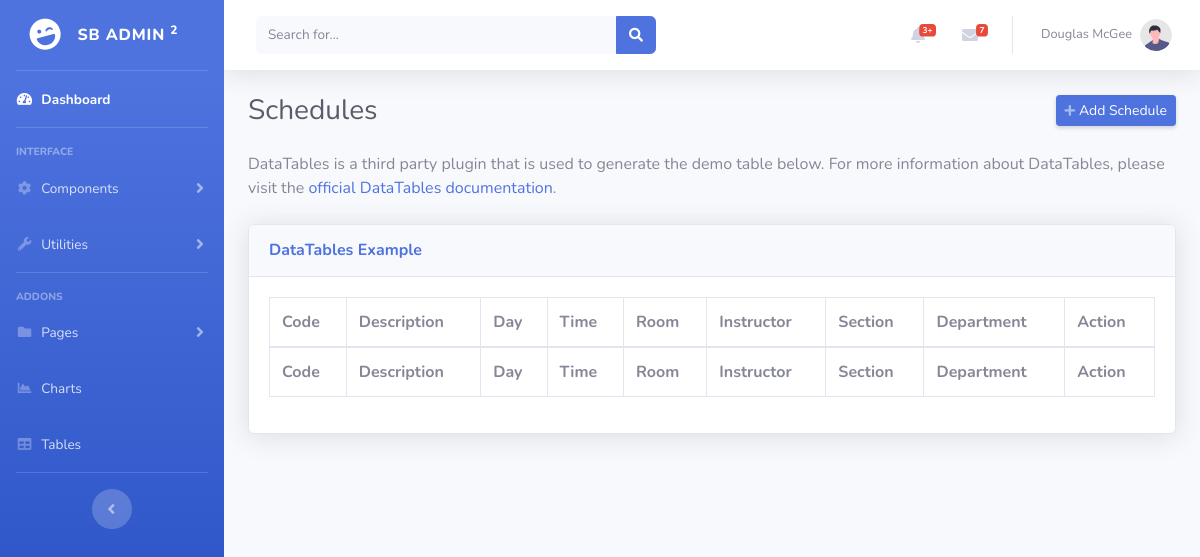
/admin/sched-table.php, run on an earlier commit of the app's database.
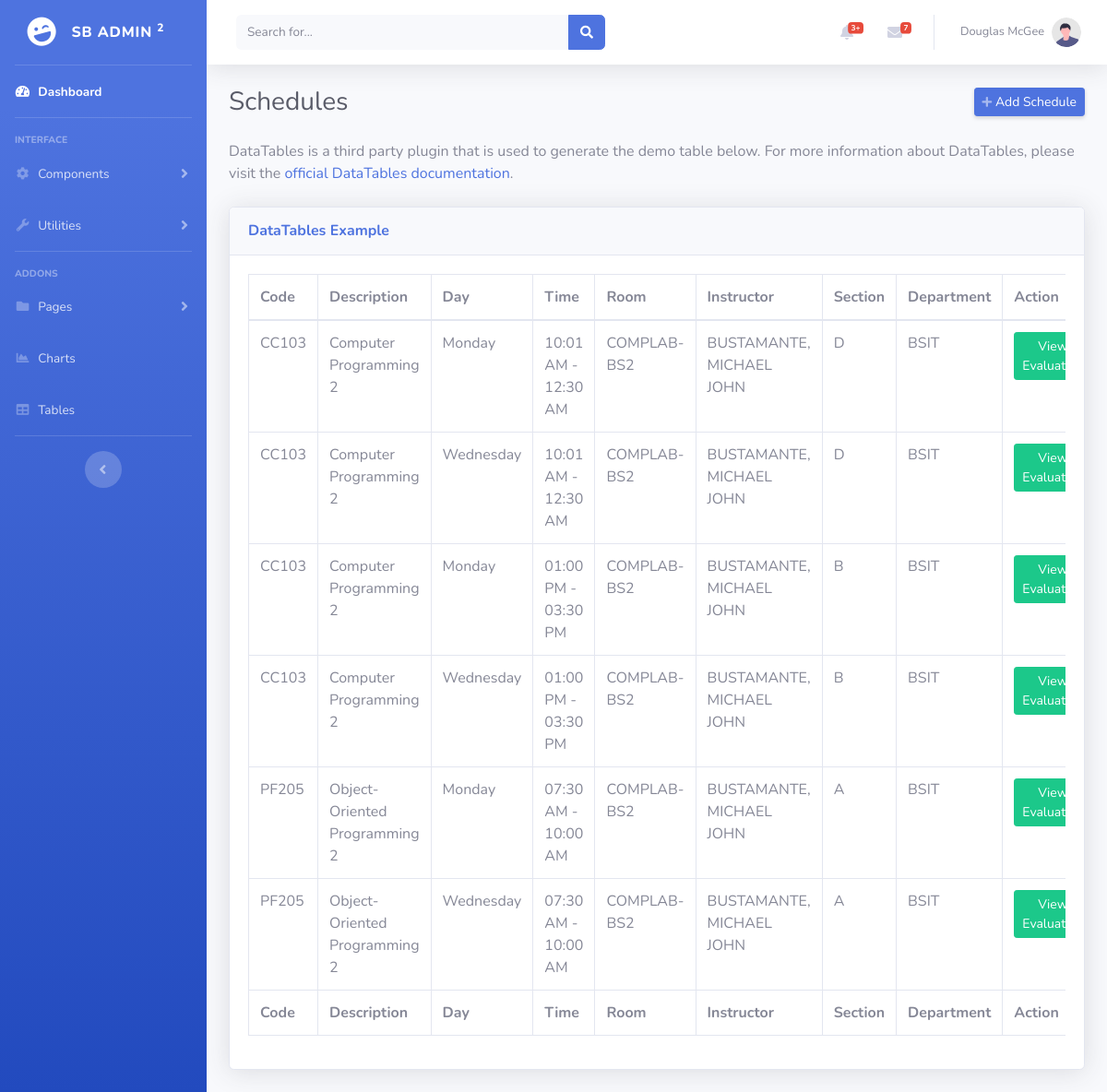
And on a later commit of the database.
### tables this page shows
CREATE TABLE `tbl_sched` (
  `sched_id` int(10) NOT NULL,
  `sy_id` int(10) NOT NULL,
  `sem_id` int(10) NOT NULL,
  `ins_id` int(10) NOT NULL,
  `sbj_id` int(50) NOT NULL,
  `day_id` int(10) NOT NULL,
  `yr_id` int(10) NOT NULL,
  `sec_id` int(10) NOT NULL,
  `start_time` time NOT NULL,
  `end_time` time NOT NULL,
  `room_id` int(10) NOT NULL,
  `course_id` int(10) NOT NULL
);

CREATE TABLE `tbl_subject` (
  `sbj_id` int(10) NOT NULL,
  `sbj_code` varchar(20) NOT NULL,
  `sbj_desc` varchar(300) NOT NULL,
  `lab_units` int(10) NOT NULL,
  `lec_units` int(10) NOT NULL
);

CREATE TABLE `tbl_day` (
  `day_id` int(10) NOT NULL,
  `day_desc` varchar(50) NOT NULL
);

CREATE TABLE `tbl_room` (
  `room_id` int(10) NOT NULL,
  `room_desc` varchar(50) NOT NULL
);

CREATE TABLE `tbl_instructor` (
  `ins_id` int(10) NOT NULL,
  `ins_name` varchar(50) NOT NULL,
  `ins_dept` varchar(50) NOT NULL,
  `ins_status` varchar(20) NOT NULL
);

CREATE TABLE `tbl_section` (
  `sec_id` int(10) NOT NULL,
  `sec_desc` varchar(5) NOT NULL
);

CREATE TABLE `tbl_course` (
  `course_id` int(20) NOT NULL,
  `course_code` varchar(20) NOT NULL,
  `course_desc` varchar(200) NOT NULL
);

### admin/sched-table.php (the view, shortened to what this page needs)
<?php
include_once '../templates/header.php';
?>
                <div class="container-fluid">
                <div class="d-sm-flex align-items-center justify-content-between mb-4">
                        <h1 class="h3 mb-0 text-gray-800">Schedules</h1>
                        <a href="add-sched.php" class="d-none d-sm-inline-block btn btn-sm btn-primary shadow-sm"><i
                                class="fas fa-plus fa-sm text-white-50"></i> Add Schedule</a>
                    </div>
                    <p class="mb-4">DataTables is a third party plugin that is used to generate the demo table below.
                        For more information about DataTables, please visit the <a target="_blank"
                            href="https://datatables.net">official DataTables documentation</a>.</p>
                    <div class="card shadow mb-4">
                        <div class="card-header py-3">
                            <h6 class="m-0 font-weight-bold text-primary">DataTables Example</h6>
                        </div>
                        <div class="card-body">
                            <div class="table-responsive">
                                <table class="table table-bordered" id="dataTable" width="100%" cellspacing="0">
                                    <thead>
                                        <tr>
                                        <th>Code</th>
                                        <th>Description</th>
                                        <th>Day</th>
                                        <th>Time</th>
                                        <th>Room</th>
                                        <th>Instructor</th>
                                        <th>Section</th>
                                        <th>Department</th>
                                        <th>Action</th>
                                        </tr>
                                    </thead>
                                    <tfoot>
                                        <tr>
                                        <th>Code</th>
                                        <th>Description</th>
                                        <th>Day</th>
                                        <th>Time</th>
                                        <th>Room</th>
                                        <th>Instructor</th>
                                        <th>Section</th>
                                        <th>Department</th>
                                        <th>Action</th>
                                        </tr>
                                    </tfoot>
                                    <tbody>
                                    <?php
                                        $database = new Connection();
                                        $db = $database->open();
                                        try{
                                            $sql = 'SELECT *
                                                    FROM tbl_sched
                                                    INNER JOIN tbl_subject
                                                    ON tbl_sched.sbj_id = tbl_subject.sbj_id
                                                    INNER JOIN tbl_day
                                                    ON tbl_sched.day_id = tbl_day.day_id
                                                    INNER JOIN tbl_room
                                                    ON tbl_sched.room_id = tbl_room.room_id
                                                    INNER JOIN tbl_instructor
                                                    ON tbl_sched.ins_id = tbl_instructor.ins_id
                                                    INNER JOIN tbl_section
                                                    ON tbl_sched.sec_id = tbl_section.sec_id
                                                    INNER JOIN tbl_course
                                                    ON tbl_sched.course_id = tbl_course.course_id';
                                            foreach ($db->query($sql) as $row) {
                                            ?>
                                                <tr>
                                                    <td><?php echo $row["sbj_code"]?></td>
                                                    <td><?php echo $row["sbj_desc"]?></td>
                                                    <td><?php echo $row["day_desc"]?></td>
                                                    <td><?php echo date('h:i A', strtotime($row['start_time']))?> - <?php echo date('h:i A', strtotime($row['end_time']))?></td>
                                                    <td><?php echo $row["room_desc"]?></td>
                                                    <td><?php echo $row["ins_name"]?></td>
                                                    <td><?php echo $row["sec_desc"]?></td>
                                                    <td><?php echo $row["course_code"]?></td>
                                                    <td>
                                                    <form action="eval.solo.php" method="post" style="margin: 0;">
                                                        <button type="submit" class="btn btn-success btn-sm" name ="submit">View Evaluation </button>
                                                        </form>
                                                    </td>
                                                </tr>
                                                <?php
                                            }
                                        }
                                        catch(PDOException $e){
                                            echo "There is some problem in connection: " . $e->getMessage();
                                        }
                                    ?>
                                    </tbody>
                                </table>
                            </div>
                        </div>
                    </div>
                </div>
<?php
include_once '../templates/footer.php';
?>

### templates/header.php (shortened to what this page needs)
<!DOCTYPE html>
<html lang="en">
<head>
    <link href="../vendor/fontawesome-free/css/all.min.css" rel="stylesheet" type="text/css">
    <link href="../css/sb-admin-2.min.css" rel="stylesheet">
    <link href="../vendor/datatables/dataTables.bootstrap4.min.css" rel="stylesheet">
</head>
<body id="page-top">
    <div id="wrapper">
        <ul class="navbar-nav bg-gradient-primary sidebar sidebar-dark accordion" id="accordionSidebar">
            <a class="sidebar-brand d-flex align-items-center justify-content-center" href="index.html">
                <div class="sidebar-brand-icon rotate-n-15">
                    <i class="fas fa-laugh-wink"></i>
                </div>
                <div class="sidebar-brand-text mx-3">SB Admin <sup>2</sup></div>
            </a>
            <hr class="sidebar-divider my-0">
            <li class="nav-item active">
                <a class="nav-link" href="index.html">
                    <i class="fas fa-fw fa-tachometer-alt"></i>
                    <span>Dashboard</span></a>
            </li>
            <hr class="sidebar-divider">
            <div class="sidebar-heading">
                Interface
            </div>
            <li class="nav-item">
                <a class="nav-link collapsed" href="#" data-toggle="collapse" data-target="#collapseTwo"
                    aria-expanded="true" aria-controls="collapseTwo">
                    <i class="fas fa-fw fa-cog"></i>
                    <span>Components</span>
                </a>
            </li>
            <li class="nav-item">
                <a class="nav-link collapsed" href="#" data-toggle="collapse" data-target="#collapseUtilities"
                    aria-expanded="true" aria-controls="collapseUtilities">
                    <i class="fas fa-fw fa-wrench"></i>
                    <span>Utilities</span>
                </a>
            </li>
            <hr class="sidebar-divider">
            <div class="sidebar-heading">
                Addons
            </div>
            <li class="nav-item">
                <a class="nav-link collapsed" href="#" data-toggle="collapse" data-target="#collapsePages"
                    aria-expanded="true" aria-controls="collapsePages">
                    <i class="fas fa-fw fa-folder"></i>
                    <span>Pages</span>
                </a>
            </li>
            <li class="nav-item">
                <a class="nav-link" href="charts.html">
                    <i class="fas fa-fw fa-chart-area"></i>
                    <span>Charts</span></a>
            </li>
            <li class="nav-item">
                <a class="nav-link" href="tables.html">
                    <i class="fas fa-fw fa-table"></i>
                    <span>Tables</span></a>
            </li>
            <hr class="sidebar-divider d-none d-md-block">
            <div class="text-center d-none d-md-inline">
                <button class="rounded-circle border-0" id="sidebarToggle"></button>
            </div>
        </ul>
        <div id="content-wrapper" class="d-flex flex-column">
            <div id="content">
                <nav class="navbar navbar-expand navbar-light bg-white topbar mb-4 static-top shadow">
                    <form
                        class="d-none d-sm-inline-block form-inline mr-auto ml-md-3 my-2 my-md-0 mw-100 navbar-search">
                        <div class="input-group">
                            <input type="text" class="form-control bg-light border-0 small" placeholder="Search for..."
                                aria-label="Search" aria-describedby="basic-addon2">
                            <div class="input-group-append">
                                <button class="btn btn-primary" type="button">
                                    <i class="fas fa-search fa-sm"></i>
                                </button>
                            </div>
                        </div>
                    </form>
                    <ul class="navbar-nav ml-auto">
                        <li class="nav-item dropdown no-arrow mx-1">
                            <a class="nav-link dropdown-toggle" href="#" id="alertsDropdown" role="button"
                                data-toggle="dropdown" aria-haspopup="true" aria-expanded="false">
                                <i class="fas fa-bell fa-fw"></i>
                                <span class="badge badge-danger badge-counter">3+</span>
                            </a>
                        </li>
                        <li class="nav-item dropdown no-arrow mx-1">
                            <a class="nav-link dropdown-toggle" href="#" id="messagesDropdown" role="button"
                                data-toggle="dropdown" aria-haspopup="true" aria-expanded="false">
                                <i class="fas fa-envelope fa-fw"></i>
                                <span class="badge badge-danger badge-counter">7</span>
                            </a>
                        </li>
                        <li class="nav-item dropdown no-arrow">
                            <a class="nav-link dropdown-toggle" href="#" id="userDropdown" role="button"
                                data-toggle="dropdown" aria-haspopup="true" aria-expanded="false">
                                <span class="mr-2 d-none d-lg-inline text-gray-600 small">Douglas McGee</span>
                                <img class="img-profile rounded-circle"
                                    src="../img/undraw_profile.svg">
                            </a>
                        </li>
                    </ul>
                </nav>

### templates/footer.php (shortened to what this page needs)
</div>
</body>
</html>

What changed in the data, as far as the page shows it:
added tbl_sched: sbj.sbj_code "CC103", sbj.sbj_desc "Computer Programming 2", day.day_desc "Monday", start_time "10:01 AM", end_time "12:30 AM", room.room_desc "COMPLAB-BS2", ins.ins_name "BUSTAMANTE, MICHAEL JOHN", sec.sec_desc "D", course.course_code "BSIT"
added tbl_sched: sbj.sbj_code "CC103", sbj.sbj_desc "Computer Programming 2", day.day_desc "Wednesday", start_time "10:01 AM", end_time "12:30 AM", room.room_desc "COMPLAB-BS2", ins.ins_name "BUSTAMANTE, MICHAEL JOHN", sec.sec_desc "D", course.course_code "BSIT"
added tbl_sched: sbj.sbj_code "CC103", sbj.sbj_desc "Computer Programming 2", day.day_desc "Monday", start_time "01:00 PM", end_time "03:30 PM", room.room_desc "COMPLAB-BS2", ins.ins_name "BUSTAMANTE, MICHAEL JOHN", sec.sec_desc "B", course.course_code "BSIT"
added tbl_sched: sbj.sbj_code "CC103", sbj.sbj_desc "Computer Programming 2", day.day_desc "Wednesday", start_time "01:00 PM", end_time "03:30 PM", room.room_desc "COMPLAB-BS2", ins.ins_name "BUSTAMANTE, MICHAEL JOHN", sec.sec_desc "B", course.course_code "BSIT"
added tbl_sched: sbj.sbj_code "PF205", sbj.sbj_desc "Object-Oriented Programming 2", day.day_desc "Monday", start_time "07:30 AM", end_time "10:00 AM", room.room_desc "COMPLAB-BS2", ins.ins_name "BUSTAMANTE, MICHAEL JOHN", sec.sec_desc "A", course.course_code "BSIT"
added tbl_sched: sbj.sbj_code "PF205", sbj.sbj_desc "Object-Oriented Programming 2", day.day_desc "Wednesday", start_time "07:30 AM", end_time "10:00 AM", room.room_desc "COMPLAB-BS2", ins.ins_name "BUSTAMANTE, MICHAEL JOHN", sec.sec_desc "A", course.course_code "BSIT"
